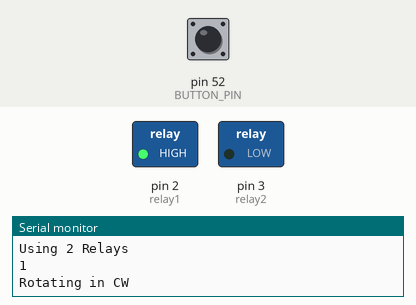
Recording of a sketch running on a simulated Arduino Mega 2560, built with avr-gcc and run on an emulated ATmega2560. On the bench: switched loads named in the sketch (green lamp = pin HIGH), the last lines printed to the serial monitor. Inputs (shaded band) come from the test bench; at power-on: pin 52 (BUTTON_PIN) HIGH.

Above: at 3.2 s.
3.3 s: pin 52 (BUTTON_PIN) pulled LOW for 3.2 s
At 5.05 s:
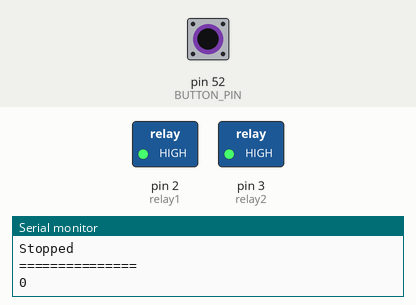
At 6.4 s:
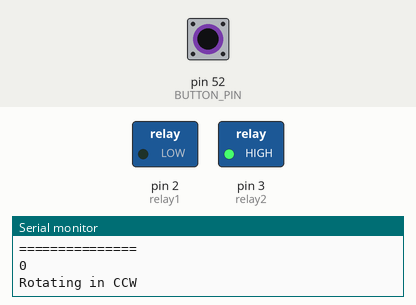
Timing chart, 0 to 7.9 s (numbered marks = the images above; inputs shaded):
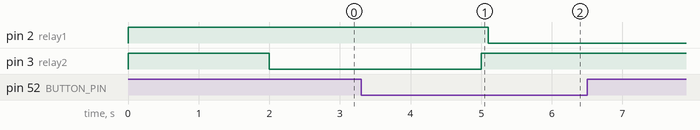

Measured:
- after the input at 3.3 s, pin 2 (relay1): HIGH → LOW after 1.8 s; pin 3 (relay2): LOW → HIGH after 1.7 s

The sketch:

Relay_control.ino
```cpp
int relay1 = 2;
int relay2 = 3;
#define BUTTON_PIN 52

bool isRotatingCW = true; // Variable to track the direction of rotation

void setup() {
  pinMode(relay1, OUTPUT); // set pin as output for relay 1
  pinMode(relay2, OUTPUT); // set pin as output for relay 2

  // keep the motor off by keeping both HIGH
  digitalWrite(relay1, HIGH);
  digitalWrite(relay2, HIGH);

  pinMode(BUTTON_PIN, INPUT_PULLUP);

  Serial.begin(9600); // initialize serial monitor with 9600 baud
  Serial.println("Motor Direction of Rotation");
  Serial.println("Using 2 Relays");
  delay(2000);
}

void loop() {
  Serial.println(digitalRead(BUTTON_PIN));

  if (digitalRead(BUTTON_PIN) == LOW) {
    // Reverse the direction of rotation when the button is pressed
    isRotatingCW = !isRotatingCW;
    delay(100); // Debounce delay to avoid multiple toggles with a single button press
  }

  if (isRotatingCW) {
    // Rotate in CW direction
    digitalWrite(relay1, HIGH);  // turn relay 1 OFF
    digitalWrite(relay2, LOW);   // turn relay 2 ON
    Serial.println("Rotating in CW");
  } else {
    // Rotate in CCW direction
    digitalWrite(relay1, LOW);   // turn relay 1 ON
    digitalWrite(relay2, HIGH);  // turn relay 2 OFF
    Serial.println("Rotating in CCW");
  }

  delay(3000); // wait for 3 seconds

  // Stop the motor
  digitalWrite(relay1, HIGH); // turn relay 1 OFF
  digitalWrite(relay2, HIGH); // turn relay 2 OFF
  Serial.println("Stopped");
  //delay(2000); // stop for 2 seconds

  Serial.println("===============");
}
```
